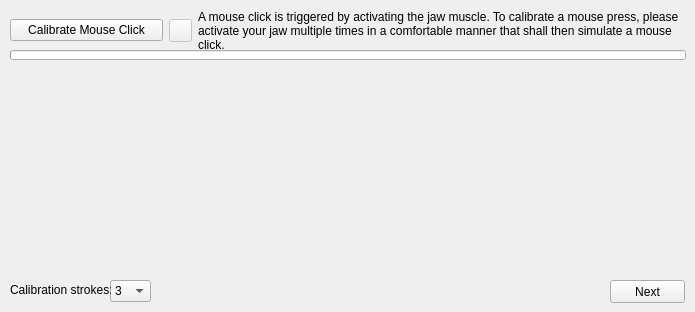
   <widget class="QWidget" name="mouse_click">
    <attribute name="title">
     <string>Mouse Click</string>
    </attribute>
    <widget class="PlotWidget" name="graphWidget_mouse" native="true">
     <property name="geometry">
      <rect>
       <x>10</x>
       <y>70</y>
       <width>676</width>
       <height>201</height>
      </rect>
     </property>
    </widget>
    <widget class="QPushButton" name="pushButton_next_mouse_click">
     <property name="geometry">
      <rect>
       <x>610</x>
       <y>280</y>
       <width>75</width>
       <height>23</height>
      </rect>
     </property>
     <property name="text">
      <string>Next</string>
     </property>
    </widget>
    <widget class="QWidget" name="horizontalLayoutWidget">
     <property name="geometry">
      <rect>
       <x>10</x>
       <y>10</y>
       <width>676</width>
       <height>41</height>
      </rect>
     </property>
     <layout class="QHBoxLayout" name="horizontalLayout">
      <item>
       <widget class="QPushButton" name="pushButton_calibrate_mouse_press">
        <property name="sizePolicy">
         <sizepolicy hsizetype="Preferred" vsizetype="Fixed">
          <horstretch>0</horstretch>
          <verstretch>0</verstretch>
         </sizepolicy>
        </property>
        <property name="maximumSize">
         <size>
          <width>16777215</width>
          <height>16777215</height>
         </size>
        </property>
        <property name="text">
         <string>Calibrate Mouse Click</string>
        </property>
       </widget>
      </item>
      <item>
       <widget class="QPushButton" name="pushButton_export_mouse">
        <property name="enabled">
         <bool>false</bool>
        </property>
        <property name="sizePolicy">
         <sizepolicy hsizetype="Fixed" vsizetype="Fixed">
          <horstretch>0</horstretch>
          <verstretch>0</verstretch>
         </sizepolicy>
        </property>
        <property name="maximumSize">
         <size>
          <width>23</width>
          <height>23</height>
         </size>
        </property>
        <property name="text">
         <string/>
        </property>
        <property name="icon">
         <iconset>
          <normaloff>Export.png</normaloff>Export.png</iconset>
        </property>
       </widget>
      </item>
      <item>
       <widget class="QLabel" name="label_2">
        <property name="enabled">
         <bool>true</bool>
        </property>
        <property name="sizePolicy">
         <sizepolicy hsizetype="Fixed" vsizetype="Fixed">
          <horstretch>0</horstretch>
          <verstretch>0</verstretch>
         </sizepolicy>
        </property>
        <property name="minimumSize">
         <size>
          <width>488</width>
          <height>0</height>
         </size>
        </property>
        <property name="maximumSize">
         <size>
          <width>16777215</width>
          <height>16777215</height>
         </size>
        </property>
        <property name="baseSize">
         <size>
          <width>0</width>
          <height>0</height>
         </size>
        </property>
        <property name="text">
         <string>A mouse click is triggered by activating the jaw muscle. To calibrate a mouse press, please activate your jaw multiple times in a comfortable manner that shall then simulate a mouse click.</string>
        </property>
        <property name="wordWrap">
         <bool>true</bool>
        </property>
       </widget>
      </item>
     </layout>
    </widget>
    <widget class="QComboBox" name="comboBox_mouse_calibration_stroke">
     <property name="geometry">
      <rect>
       <x>110</x>
       <y>280</y>
       <width>41</width>
       <height>22</height>
      </rect>
     </property>
     <item>
      <property name="text">
       <string>3</string>
      </property>
     </item>
     <item>
      <property name="text">
       <string>5</string>
      </property>
     </item>
     <item>
      <property name="text">
       <string>10</string>
      </property>
     </item>
     <item>
      <property name="text">
       <string>20</string>
      </property>
     </item>
    </widget>
    <widget class="QProgressBar" name="progressBar_mouse_click">
     <property name="geometry">
      <rect>
       <x>10</x>
       <y>50</y>
       <width>676</width>
       <height>10</height>
      </rect>
     </property>
     <property name="value">
      <number>0</number>
     </property>
     <property name="textVisible">
      <bool>false</bool>
     </property>
    </widget>
    <widget class="QLabel" name="label_45">
     <property name="geometry">
      <rect>
       <x>10</x>
       <y>280</y>
       <width>101</width>
       <height>20</height>
      </rect>
     </property>
     <property name="text">
      <string>Calibration strokes:</string>
     </property>
    </widget>
   </widget>
